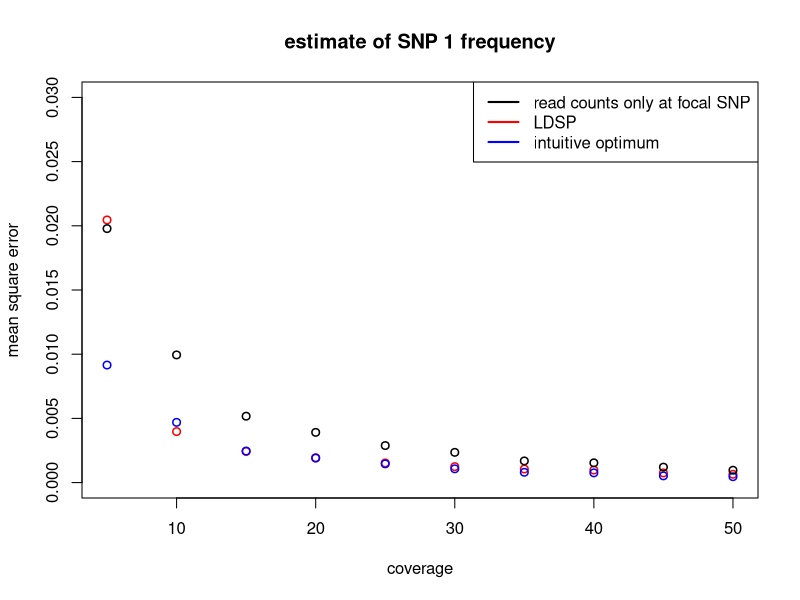

This chart was generated by the following R code:
create_haps <- function(nsamp=100, per){
  # the only type of haplotypes in the pool are either 1-0 or 0-1 (for simplicity)
  # "per" specifies the percent of 1-0 haplotypes  
  haps = matrix(nrow = nsamp, ncol = 2, 0)
  no_10_haps = floor(per*nsamp)
  for (i in 1:no_10_haps){
    haps[i,1] = 1
    haps[i,2] = 0
  }
  for (i in (no_10_haps+1):nsamp){
    haps[i,1] = 0
    haps[i,2] = 1
  }
  return(haps)
}


# potential problem: sigma2 estimated to be < 1 (and even <0 in some cases)
findMLE <- function(obs, mu, Sigma, D){
  
  ll <- function(sigma2){
    cov_m = sigma2*Sigma + D
    sinv = solve(cov_m)
    
    # (from hand-out and verified with Wikipedia)
    logl = log(det(cov_m)) + (t(obs-mu)%*%sinv%*%(obs-mu))
    
    return(as.numeric(logl))
  }
  
  # note: optim actually minimizes
  return(optim(ll, par = 1, method = "L-BFGS-B", lower = 1, upper = 10)$par)
}

pool <- function(lambda, haps, nloci, nsamp){
  ## simulate pool sequencing ##
  y_obs = rep(0, nloci)
  n = rep(0, nloci)
  n_1 = rep(0, nloci)
  for (i in 1:nloci){
    
    # coverage
    n[i] = rpois(1, lambda)
    
    # ensure number haps sampled is below the number of samples in the pool
    n[i] = min(n[i], nsamp)
    # ensure sample at least 1 haplotype
    n[i] = max(1, n[i])
    
    # sample locus i from pool
    sampled = sample(haps[,i], n[i])
    
    # number of 1 alleles
    n_1[i] = sum(sampled)
  }
  return(rbind(n, n_1))
}

perform_LDSP <- function(y_obs, nloci, nsamp, haps, pos, n){
  
  # calculate distances between SNPs
  # for example if two SNPs at position 50 and 100
  # then d = 50 
  d = rep(0, nloci-1)
  for (i in 1:(nloci-1)){
    d[i] = as.numeric(pos[i+1])-as.numeric(pos[i])
  }

  epsilon = rep(0, nloci)
  for (i in 1:nloci){
    epsilon[i] = (y_obs[i]*(1-y_obs[i]))/n[i]
  }


  geo_sum = 0
  for (i in 1:(nsamp-1)){
    geo_sum = geo_sum + (1/i)
  }
  geo_sum = (1/geo_sum)
  theta = geo_sum/(nsamp + geo_sum)

  mu = (1-theta)*colMeans(haps) + I(theta/2)

  
  # in this case of only 1_0 and 0_1 haplotypes, cov_panel is singular
  cov_panel = cov(haps)
  
  S = matrix(nrow = nloci, ncol = nloci, 0)

  # rho = 4*N*c_j where c_j is the rate of cross-over per generation per basepair and N is the effective popsize
  # d_j = dist is the physical distance between SNPs j and j+1
  rho = 0 # no recombination
  for (i in 1:nloci){
    for (j in 1:nloci){
      if (i ==j){
        S[i,j] = cov_panel[i,j]
      }
      else{
        # distance between SNPs (e.g. SNP 1 and SNP 10)
        dist = sum(d[min(i,j):(max(i,j)-1)])
        
        # hypothetical effective popsize
        N = 1e4
        
        # since rho = 0, S[i,j] = cov_panel[i,j]
        S[i,j] = exp((-4*N*rho*dist)/nsamp)*cov_panel[i,j]
      }
    }
  }
  
  # no longer singular after the following operation
  Sigma = ((1-theta)^2)*S + I((theta/2)*(1-(theta/2)))
  Sigma[abs(Sigma) < 1e-8] = 0
  
  sigma2 = findMLE(y_obs, mu, Sigma, diag(epsilon))
  
  # this is where the dispersion parameter comes in: eqn 13
  d = diag(1/epsilon)
  Sigma_i = solve(Sigma) # there is problems, when nloci is big, kappa(Sigma) is very large (1e36)
  Sigma_bar = solve((1/sigma2)*Sigma_i + d)
  theta_bar = as.vector(Sigma_bar%*%((1/sigma2)*Sigma_i%*%mu + d%*%y_obs))
  
  # posterior
  #return(theta_bar[1])

  mu_t = (mu[1]*Sigma_bar[1,1] - theta_bar[1]*Sigma[1,1])/(Sigma_bar[1,1] - Sigma[1,1])
  
  # likelihood
  return(mu_t)
  
}

mse <- function(y_hat, y){
  return(sum((y_hat-y)^2)/length(y))
}

nloci = 2
# physical position of the two SNPs
pos = c(50, 100)

# starting population
nsamp = 100
# 1_0 haplotype is at 10% frequency and 0_1 is at 90%
haps = create_haps(nsamp, 0.1)

# increase the 1_0 haplotype from 10% to 90% (simulate positive selection)
ev_haps = create_haps(nsamp, 0.9)

lambdas = seq(5, 50, by = 5)
l = length(lambdas)

mse_ldsp_est = rep(0, l)
mse_opt_est = rep(0, l)
mse_obs_est  = rep(0, l)

nreps = 1000

for (i in 1:l){
  
  # where to store estimates
  store_ldsp_est = rep(0,nreps)
  store_opt_est = rep(0, nreps)
  store_obs_est = rep(0, nreps)
  store_true_freq = rep(0, nreps)
  
  for (j in 1:nreps){
    
    # pooling
    lambda = lambdas[i] # coverage
    pooled_info =  pool(lambda, ev_haps, nloci, nsamp)
    n = pooled_info[1,]  # total read counts
    n_1 = pooled_info[2,] # counts of "1" allele
    
    # pseudo-counts
    y_obs = (n_1 + 0.5)/(n + 1)
    
    ldsp_est = perform_LDSP(y_obs, nloci, nsamp, haps, pos, n)
    
    # true pool freqency
    true_freq = colMeans(ev_haps)
    
    # only look at the estimates of SNP 1
    store_true_freq[j] = true_freq[1]
    store_opt_est[j] = (n_1[1] + (n[2]-n_1[2]))/ (n[1] + n[2])
    store_obs_est[j] = y_obs[1]
    #store_obs_est[j] = n_1[1]/n[1]
    store_ldsp_est[j] = ldsp_est
  }
  
  # calculate MSE
  mse_ldsp_est[i] = mse(store_ldsp_est, store_true_freq)
  mse_opt_est[i] = mse(store_opt_est, store_true_freq)
  mse_obs_est[i] = mse(store_obs_est, store_true_freq)

}


plot(lambdas, mse_ldsp_est, xlab = "coverage", ylab = "mean square error", col = "red", ylim = c(0,0.03), main = "estimate of SNP 1 frequency", lwd=1.5)
points(lambdas, mse_opt_est, col = "blue", lwd=1.5)
points(lambdas, mse_obs_est, lwd=1.5)
legend("topright", c("read counts only at focal SNP","LDSP", "intuitive optimum"), lty=c(1,1,1), lwd=c(2,2,2),col=c("black","red", "blue"))
